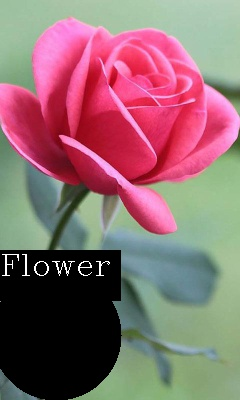
#> input picture 24-7-2020_IP_Kailash_Agarwal/text.jpg, 240 x 400 px, found by its file name
$ jupyter execute trf_ip_task1.ipynb
#> lines starting #> are read from the running program, lines starting #| are printed output that depends on the picture; after the words box and inside, x2 and y2 are one past the last pixel; in counts of white or black regions, pixels touching at a corner belong together
[cell 1]
import cv2

[cell 2]
text1=cv2.imread('text.jpg',3)
#> text1 is the input picture: shape (400, 240, 3); mean B, G, R 110.4, 107.8, 140.5

gray1=cv2.cvtColor(text1,cv2.COLOR_BGR2GRAY)
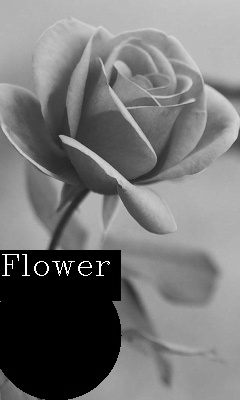
#> gray1: shape (400, 240); min 0, max 255, mean 117.8
hsv1 = cv2.cvtColor(text1,cv2.COLOR_RGB2HSV)
#> hsv1: shape (400, 240, 3); mean H, S, V 72.6, 90.2, 155.5

cv2.imshow("Real",text1)
cv2.imshow("gray", gray1)
cv2.imshow("HSV",hsv1)

img = cv2.resize(text1,(400,400))
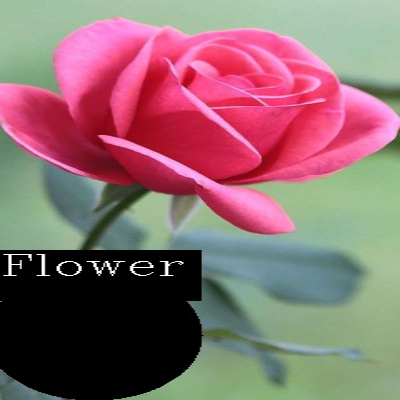
#> img: shape (400, 400, 3); mean B, G, R 110.4, 107.8, 140.5
cv2.imshow("Real Resized", img)

print("Old shape",text1.shape)
#| Old shape (400, 240, 3)
print("Old size",text1.size)
#| Old size 288000
print("New shape",img.shape)
#| New shape (400, 400, 3)
print("New size",img.size)
#| New size 480000

ret,thresh1=cv2.threshold(gray1,155,255,cv2.THRESH_BINARY)
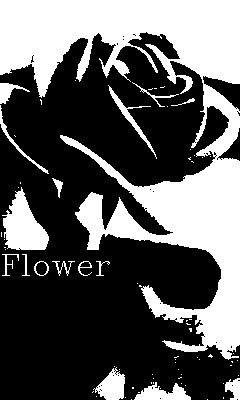
#> thresh1: shape (400, 240); 36.7% white; 74 white regions (57 under 20 px), largest, box (x1, y1, x2, y2) and area: (0, 0, 240, 360) 30406, (2, 187, 49, 250) 1706, (93, 367, 125, 400) 620
cv2.imshow("Thresh Binary", thresh1)

ret,thresh2=cv2.threshold(gray1,130,255,cv2.THRESH_BINARY_INV)
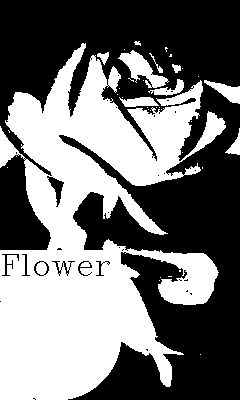
#> thresh2: shape (400, 240); 45.8% white; 37 white regions (27 under 20 px), largest, box (x1, y1, x2, y2) and area: (0, 43, 226, 400) 41903, (118, 50, 169, 88) 760, (204, 80, 240, 104) 378
cv2.imshow("Thresh Binary Invet", thresh2)

gaus=cv2.adaptiveThreshold(gray1,255,cv2.ADAPTIVE_THRESH_GAUSSIAN_C,cv2.THRESH_BINARY,115,1)
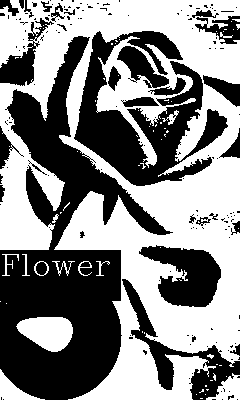
#> gaus: shape (400, 240); 52.7% white; 166 black regions (137 under 20 px), largest, box (x1, y1, x2, y2) and area: (0, 36, 173, 400) 23650, (74, 31, 228, 186) 9863, (139, 245, 221, 307) 3043
cv2.imshow("Thresh Adaptive Gaussian", gaus)

mean=cv2.adaptiveThreshold(gray1,255,cv2.ADAPTIVE_THRESH_MEAN_C,cv2.THRESH_BINARY,115,1)
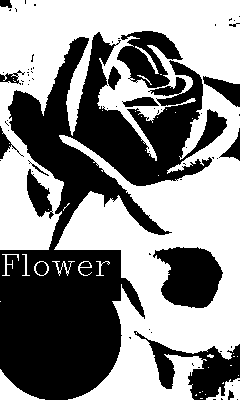
#> mean: shape (400, 240); 53.7% white; 70 black regions (55 under 20 px), largest, box (x1, y1, x2, y2) and area: (0, 32, 227, 400) 34252, (153, 247, 223, 308) 3009, (134, 331, 240, 400) 2613
cv2.imshow("Thresh Adaptive Mean", mean)

cv2.imwrite("E:/robosparkworkshop/Gray.jpg",gray1)
cv2.imwrite("E:/robosparkworkshop/HSV.jpg",hsv1)
cv2.imwrite("E:/robosparkworkshop/Thresh_Binary.jpg", thresh1)
cv2.imwrite("E:/robosparkworkshop/Thresh_Binary_Invet.jpg", thresh2)
cv2.imwrite("E:/robosparkworkshop/Thresh_Adaptive_Gaussian.jpg", gaus)
cv2.imwrite("E:/robosparkworkshop/Thresh_Adaptive_Mean.jpg", mean)

cv2.waitKey(0)
cv2.destroyAllWindows()

$ run again, with 24-7-2020_IP_Kailash_Agarwal/avg.jpg copied over 24-7-2020_IP_Kailash_Agarwal/text.jpg
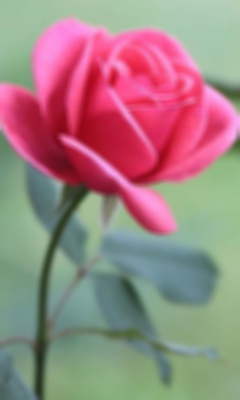
#> input picture 24-7-2020_IP_Kailash_Agarwal/avg.jpg, 240 x 400 px, found by its file name
#> text1 is the input picture: shape (400, 240, 3); mean B, G, R 130.7, 131.2, 159.1
#> hsv1: shape (400, 240, 3); mean H, S, V 80.3, 93.2, 178.7
#| Old shape (400, 240, 3)
#| Old size 288000
#| New shape (400, 400, 3)
#| New size 480000
#> `ret,thresh1=cv2.threshold(gray1,155,255,cv2.THRESH_BINARY)`:
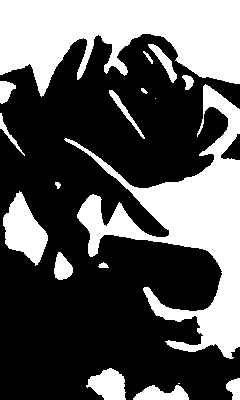
#> thresh1: shape (400, 240); 35.7% white; 18 white regions (2 under 20 px), largest, box (x1, y1, x2, y2) and area: (0, 0, 240, 97) 14786, (64, 84, 240, 359) 14329, (3, 191, 48, 266) 1874
#> thresh2: shape (400, 240); 34.4% white; 8 white regions (1 under 20 px), largest, box (x1, y1, x2, y2) and area: (0, 45, 201, 400) 29072, (104, 241, 218, 304) 2613, (190, 113, 225, 154) 497
#> gaus: shape (400, 240); 61% white; 47 black regions (25 under 20 px), largest, box (x1, y1, x2, y2) and area: (0, 36, 240, 400) 18428, (74, 32, 240, 186) 10814, (101, 236, 222, 308) 3724
#> `mean=cv2.adaptiveThreshold(gray1,255,cv2.ADAPTIVE_THRESH_MEAN_C,cv2.TH..`:
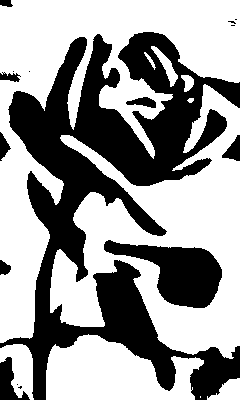
#> mean: shape (400, 240); 60.4% white; 16 black regions (7 under 20 px), largest, box (x1, y1, x2, y2) and area: (0, 32, 240, 400) 32478, (104, 240, 222, 308) 4016, (0, 357, 30, 400) 599
